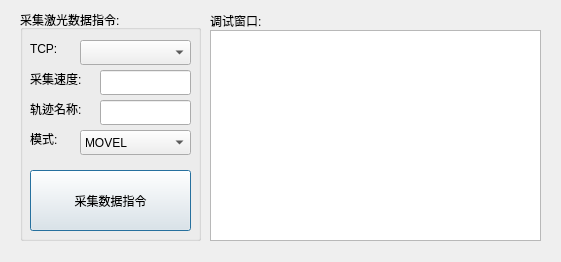
<?xml version="1.0" encoding="UTF-8"?>
<ui version="4.0">
 <class>keyscanDlg</class>
 <widget class="QDialog" name="keyscanDlg">
  <property name="geometry">
   <rect>
    <x>0</x>
    <y>0</y>
    <width>561</width>
    <height>262</height>
   </rect>
  </property>
  <property name="windowTitle">
   <string>Dialog</string>
  </property>
  <widget class="QGroupBox" name="groupBox_3">
   <property name="geometry">
    <rect>
     <x>20</x>
     <y>10</y>
     <width>181</width>
     <height>231</height>
    </rect>
   </property>
   <property name="title">
    <string>采集激光数据指令:</string>
   </property>
   <widget class="QPushButton" name="scanaddBtn">
    <property name="geometry">
     <rect>
      <x>10</x>
      <y>160</y>
      <width>161</width>
      <height>61</height>
     </rect>
    </property>
    <property name="text">
     <string>采集数据指令</string>
    </property>
   </widget>
   <widget class="QLabel" name="label_12">
    <property name="geometry">
     <rect>
      <x>10</x>
      <y>30</y>
      <width>31</width>
      <height>17</height>
     </rect>
    </property>
    <property name="text">
     <string>TCP:</string>
    </property>
   </widget>
   <widget class="QComboBox" name="scantcpcombo">
    <property name="geometry">
     <rect>
      <x>60</x>
      <y>30</y>
      <width>111</width>
      <height>25</height>
     </rect>
    </property>
   </widget>
   <widget class="QLabel" name="label_13">
    <property name="geometry">
     <rect>
      <x>10</x>
      <y>60</y>
      <width>71</width>
      <height>17</height>
     </rect>
    </property>
    <property name="text">
     <string>采集速度:</string>
    </property>
   </widget>
   <widget class="QLineEdit" name="scanspeed">
    <property name="geometry">
     <rect>
      <x>80</x>
      <y>60</y>
      <width>91</width>
      <height>25</height>
     </rect>
    </property>
   </widget>
   <widget class="QLabel" name="label_17">
    <property name="geometry">
     <rect>
      <x>10</x>
      <y>90</y>
      <width>71</width>
      <height>17</height>
     </rect>
    </property>
    <property name="text">
     <string>轨迹名称:</string>
    </property>
   </widget>
   <widget class="QLineEdit" name="scanname">
    <property name="geometry">
     <rect>
      <x>80</x>
      <y>90</y>
      <width>91</width>
      <height>25</height>
     </rect>
    </property>
   </widget>
   <widget class="QComboBox" name="scanmovemodecombo">
    <property name="geometry">
     <rect>
      <x>60</x>
      <y>120</y>
      <width>111</width>
      <height>25</height>
     </rect>
    </property>
    <item>
     <property name="text">
      <string>MOVEL</string>
     </property>
    </item>
    <item>
     <property name="text">
      <string>MOVEJ</string>
     </property>
    </item>
    <item>
     <property name="text">
      <string>MOVEC</string>
     </property>
    </item>
   </widget>
   <widget class="QLabel" name="label_19">
    <property name="geometry">
     <rect>
      <x>10</x>
      <y>120</y>
      <width>41</width>
      <height>17</height>
     </rect>
    </property>
    <property name="text">
     <string>模式:</string>
    </property>
   </widget>
  </widget>
  <widget class="QLabel" name="label">
   <property name="geometry">
    <rect>
     <x>210</x>
     <y>12</y>
     <width>67</width>
     <height>17</height>
    </rect>
   </property>
   <property name="text">
    <string>调试窗口:</string>
   </property>
  </widget>
  <widget class="QTextBrowser" name="record">
   <property name="geometry">
    <rect>
     <x>210</x>
     <y>30</y>
     <width>331</width>
     <height>211</height>
    </rect>
   </property>
  </widget>
 </widget>
 <resources/>
 <connections/>
</ui>
